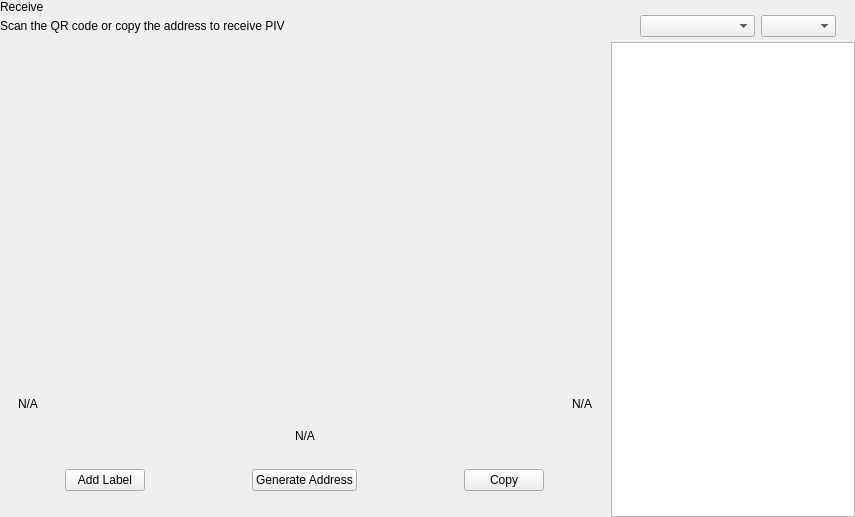
<?xml version="1.0" encoding="UTF-8"?>
<ui version="4.0">
 <class>ReceiveWidget</class>
 <widget class="QWidget" name="ReceiveWidget">
  <property name="geometry">
   <rect>
    <x>0</x>
    <y>0</y>
    <width>855</width>
    <height>517</height>
   </rect>
  </property>
  <property name="minimumSize">
   <size>
    <width>0</width>
    <height>0</height>
   </size>
  </property>
  <property name="windowTitle">
   <string>Form</string>
  </property>
  <layout class="QHBoxLayout" name="horizontalLayout_2" stretch="2,1">
   <property name="spacing">
    <number>0</number>
   </property>
   <property name="leftMargin">
    <number>0</number>
   </property>
   <property name="topMargin">
    <number>0</number>
   </property>
   <property name="rightMargin">
    <number>0</number>
   </property>
   <property name="bottomMargin">
    <number>0</number>
   </property>
   <item>
    <widget class="QWidget" name="left" native="true">
     <layout class="QVBoxLayout" name="verticalLayout_3">
      <property name="leftMargin">
       <number>0</number>
      </property>
      <property name="topMargin">
       <number>0</number>
      </property>
      <property name="rightMargin">
       <number>0</number>
      </property>
      <property name="bottomMargin">
       <number>0</number>
      </property>
      <item>
       <layout class="QVBoxLayout" name="verticalLayout_2">
        <property name="spacing">
         <number>0</number>
        </property>
        <property name="leftMargin">
         <number>0</number>
        </property>
        <item>
         <layout class="QHBoxLayout" name="horizontalLayout_3">
          <property name="spacing">
           <number>0</number>
          </property>
          <item>
           <layout class="QVBoxLayout" name="verticalLayout_4">
            <property name="spacing">
             <number>5</number>
            </property>
            <item>
             <widget class="QLabel" name="labelTitle">
              <property name="text">
               <string>Receive</string>
              </property>
             </widget>
            </item>
            <item alignment="Qt::AlignTop">
             <widget class="QLabel" name="labelSubtitle1">
              <property name="text">
               <string>Scan the QR code or copy the address to receive PIV</string>
              </property>
             </widget>
            </item>
           </layout>
          </item>
          <item>
           <spacer name="horizontalSpacer">
            <property name="orientation">
             <enum>Qt::Horizontal</enum>
            </property>
            <property name="sizeHint" stdset="0">
             <size>
              <width>40</width>
              <height>20</height>
             </size>
            </property>
           </spacer>
          </item>
         </layout>
        </item>
        <item>
         <spacer name="verticalSpacer_2">
          <property name="orientation">
           <enum>Qt::Vertical</enum>
          </property>
          <property name="sizeType">
           <enum>QSizePolicy::Expanding</enum>
          </property>
          <property name="sizeHint" stdset="0">
           <size>
            <width>20</width>
            <height>50</height>
           </size>
          </property>
         </spacer>
        </item>
        <item alignment="Qt::AlignHCenter">
         <widget class="QWidget" name="layoutQR" native="true">
          <property name="sizePolicy">
           <sizepolicy hsizetype="Minimum" vsizetype="Preferred">
            <horstretch>0</horstretch>
            <verstretch>0</verstretch>
           </sizepolicy>
          </property>
          <property name="minimumSize">
           <size>
            <width>610</width>
            <height>0</height>
           </size>
          </property>
          <property name="maximumSize">
           <size>
            <width>610</width>
            <height>16777215</height>
           </size>
          </property>
          <layout class="QVBoxLayout" name="verticalLayoutQr">
           <item>
            <spacer name="verticalSpacer11">
             <property name="orientation">
              <enum>Qt::Vertical</enum>
             </property>
             <property name="sizeType">
              <enum>QSizePolicy::Fixed</enum>
             </property>
             <property name="sizeHint" stdset="0">
              <size>
               <width>20</width>
               <height>20</height>
              </size>
             </property>
            </spacer>
           </item>
           <item alignment="Qt::AlignHCenter">
            <widget class="QLabel" name="labelQrImg">
             <property name="minimumSize">
              <size>
               <width>260</width>
               <height>260</height>
              </size>
             </property>
             <property name="maximumSize">
              <size>
               <width>260</width>
               <height>260</height>
              </size>
             </property>
             <property name="text">
              <string/>
             </property>
             <property name="alignment">
              <set>Qt::AlignCenter</set>
             </property>
            </widget>
           </item>
           <item>
            <spacer name="verticalSpacer_21">
             <property name="orientation">
              <enum>Qt::Vertical</enum>
             </property>
             <property name="sizeType">
              <enum>QSizePolicy::Fixed</enum>
             </property>
             <property name="sizeHint" stdset="0">
              <size>
               <width>20</width>
               <height>30</height>
              </size>
             </property>
            </spacer>
           </item>
           <item>
            <widget class="QWidget" name="widget" native="true">
             <property name="minimumSize">
              <size>
               <width>0</width>
               <height>0</height>
              </size>
             </property>
             <layout class="QHBoxLayout" name="horizontalLayout_5">
              <item>
               <widget class="QLabel" name="labelLabel">
                <property name="text">
                 <string notr="true">N/A</string>
                </property>
               </widget>
              </item>
              <item>
               <spacer name="horizontalSpacer_2">
                <property name="orientation">
                 <enum>Qt::Horizontal</enum>
                </property>
                <property name="sizeHint" stdset="0">
                 <size>
                  <width>141</width>
                  <height>20</height>
                 </size>
                </property>
               </spacer>
              </item>
              <item>
               <widget class="QLabel" name="labelDate">
                <property name="text">
                 <string notr="true">N/A</string>
                </property>
                <property name="alignment">
                 <set>Qt::AlignRight|Qt::AlignTrailing|Qt::AlignVCenter</set>
                </property>
               </widget>
              </item>
             </layout>
            </widget>
           </item>
           <item>
            <widget class="QLabel" name="labelAddress">
             <property name="sizePolicy">
              <sizepolicy hsizetype="Expanding" vsizetype="Preferred">
               <horstretch>0</horstretch>
               <verstretch>0</verstretch>
              </sizepolicy>
             </property>
             <property name="minimumSize">
              <size>
               <width>300</width>
               <height>0</height>
              </size>
             </property>
             <property name="text">
              <string notr="true">N/A</string>
             </property>
             <property name="alignment">
              <set>Qt::AlignCenter</set>
             </property>
            </widget>
           </item>
           <item>
            <spacer name="verticalSpacer_4">
             <property name="orientation">
              <enum>Qt::Vertical</enum>
             </property>
             <property name="sizeType">
              <enum>QSizePolicy::Fixed</enum>
             </property>
             <property name="sizeHint" stdset="0">
              <size>
               <width>20</width>
               <height>20</height>
              </size>
             </property>
            </spacer>
           </item>
           <item>
            <layout class="QHBoxLayout" name="horizontalLayout_4">
             <item alignment="Qt::AlignHCenter">
              <widget class="QPushButton" name="pushButtonLabel">
               <property name="focusPolicy">
                <enum>Qt::NoFocus</enum>
               </property>
               <property name="text">
                <string>Add Label</string>
               </property>
              </widget>
             </item>
             <item alignment="Qt::AlignHCenter">
              <widget class="QPushButton" name="pushButtonNewAddress">
               <property name="focusPolicy">
                <enum>Qt::NoFocus</enum>
               </property>
               <property name="text">
                <string>Generate Address</string>
               </property>
              </widget>
             </item>
             <item alignment="Qt::AlignHCenter">
              <widget class="QPushButton" name="pushButtonCopy">
               <property name="focusPolicy">
                <enum>Qt::NoFocus</enum>
               </property>
               <property name="text">
                <string>Copy</string>
               </property>
              </widget>
             </item>
            </layout>
           </item>
           <item>
            <spacer name="verticalSpacer_3">
             <property name="orientation">
              <enum>Qt::Vertical</enum>
             </property>
             <property name="sizeType">
              <enum>QSizePolicy::Expanding</enum>
             </property>
             <property name="sizeHint" stdset="0">
              <size>
               <width>20</width>
               <height>20</height>
              </size>
             </property>
            </spacer>
           </item>
          </layout>
         </widget>
        </item>
        <item>
         <spacer name="verticalSpacer">
          <property name="orientation">
           <enum>Qt::Vertical</enum>
          </property>
          <property name="sizeHint" stdset="0">
           <size>
            <width>20</width>
            <height>40</height>
           </size>
          </property>
         </spacer>
        </item>
       </layout>
      </item>
     </layout>
    </widget>
   </item>
   <item>
    <widget class="QWidget" name="right" native="true">
     <layout class="QVBoxLayout" name="verticalLayout_5">
      <property name="spacing">
       <number>0</number>
      </property>
      <property name="leftMargin">
       <number>1</number>
      </property>
      <property name="topMargin">
       <number>0</number>
      </property>
      <property name="rightMargin">
       <number>0</number>
      </property>
      <property name="bottomMargin">
       <number>0</number>
      </property>
      <item>
       <layout class="QVBoxLayout" name="container_right">
        <property name="spacing">
         <number>0</number>
        </property>
        <property name="leftMargin">
         <number>0</number>
        </property>
        <property name="rightMargin">
         <number>0</number>
        </property>
        <item>
         <layout class="QVBoxLayout" name="verticalLayout">
          <property name="spacing">
           <number>6</number>
          </property>
          <property name="leftMargin">
           <number>19</number>
          </property>
          <property name="rightMargin">
           <number>19</number>
          </property>
          <item>
           <widget class="OptionButton" name="btnRequest" native="true"/>
          </item>
          <item>
           <widget class="OptionButton" name="btnMyAddresses" native="true">
            <property name="sizePolicy">
             <sizepolicy hsizetype="Preferred" vsizetype="Minimum">
              <horstretch>0</horstretch>
              <verstretch>0</verstretch>
             </sizepolicy>
            </property>
           </widget>
          </item>
         </layout>
        </item>
        <item>
         <widget class="QWidget" name="sortWidget" native="true">
          <layout class="QHBoxLayout" name="horizontalLayout_6">
           <property name="leftMargin">
            <number>19</number>
           </property>
           <property name="rightMargin">
            <number>19</number>
           </property>
           <property name="bottomMargin">
            <number>5</number>
           </property>
           <item>
            <spacer name="horizontalSpacer_3">
             <property name="orientation">
              <enum>Qt::Horizontal</enum>
             </property>
             <property name="sizeHint" stdset="0">
              <size>
               <width>40</width>
               <height>20</height>
              </size>
             </property>
            </spacer>
           </item>
           <item>
            <widget class="QComboBox" name="comboBoxSort">
             <property name="sizePolicy">
              <sizepolicy hsizetype="Preferred" vsizetype="Fixed">
               <horstretch>0</horstretch>
               <verstretch>0</verstretch>
              </sizepolicy>
             </property>
             <property name="minimumSize">
              <size>
               <width>115</width>
               <height>0</height>
              </size>
             </property>
            </widget>
           </item>
           <item>
            <widget class="QComboBox" name="comboBoxSortOrder">
             <property name="sizePolicy">
              <sizepolicy hsizetype="Preferred" vsizetype="Fixed">
               <horstretch>0</horstretch>
               <verstretch>0</verstretch>
              </sizepolicy>
             </property>
             <property name="minimumSize">
              <size>
               <width>75</width>
               <height>0</height>
              </size>
             </property>
            </widget>
           </item>
          </layout>
         </widget>
        </item>
        <item>
         <widget class="QListView" name="listViewAddress"/>
        </item>
       </layout>
      </item>
     </layout>
    </widget>
   </item>
  </layout>
 </widget>
 <customwidgets>
  <customwidget>
   <class>OptionButton</class>
   <extends>QWidget</extends>
   <header>qt/pivx/optionbutton.h</header>
   <container>1</container>
  </customwidget>
 </customwidgets>
 <resources/>
 <connections/>
</ui>
